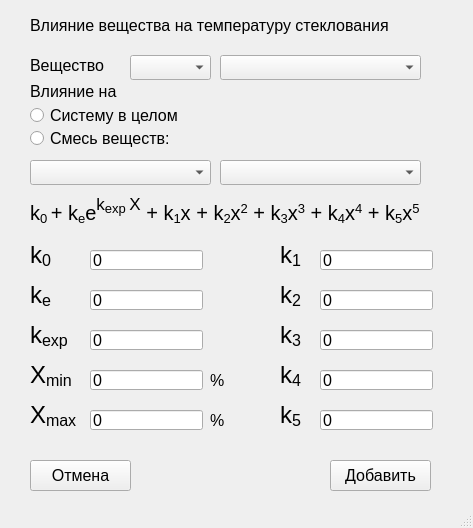
<?xml version="1.0" encoding="UTF-8"?>
<ui version="4.0">
 <class>MainWindow</class>
 <widget class="QMainWindow" name="MainWindow">
  <property name="geometry">
   <rect>
    <x>0</x>
    <y>0</y>
    <width>473</width>
    <height>528</height>
   </rect>
  </property>
  <property name="font">
   <font>
    <pointsize>12</pointsize>
   </font>
  </property>
  <property name="windowTitle">
   <string>Добавить влияние вещества на температуру стеклования</string>
  </property>
  <widget class="QWidget" name="centralwidget">
   <widget class="QLabel" name="label">
    <property name="geometry">
     <rect>
      <x>30</x>
      <y>190</y>
      <width>601</width>
      <height>41</height>
     </rect>
    </property>
    <property name="font">
     <font>
      <pointsize>15</pointsize>
     </font>
    </property>
    <property name="text">
     <string>&lt;html&gt;&lt;head/&gt;&lt;body&gt;&lt;p&gt;k&lt;span style=&quot; vertical-align:sub;&quot;&gt;0 &lt;/span&gt;+ k&lt;span style=&quot; vertical-align:sub;&quot;&gt;e&lt;/span&gt;e&lt;span style=&quot; font-size:20pt; vertical-align:super;&quot;&gt;k&lt;/span&gt;&lt;span style=&quot; vertical-align:super;&quot;&gt;exp &lt;/span&gt;&lt;span style=&quot; font-size:20pt; vertical-align:super;&quot;&gt;X&lt;/span&gt; + k&lt;span style=&quot; vertical-align:sub;&quot;&gt;1&lt;/span&gt;x + k&lt;span style=&quot; vertical-align:sub;&quot;&gt;2&lt;/span&gt;x&lt;span style=&quot; vertical-align:super;&quot;&gt;2&lt;/span&gt; + k&lt;span style=&quot; vertical-align:sub;&quot;&gt;3&lt;/span&gt;x&lt;span style=&quot; vertical-align:super;&quot;&gt;3&lt;/span&gt; + k&lt;span style=&quot; vertical-align:sub;&quot;&gt;4&lt;/span&gt;x&lt;span style=&quot; vertical-align:super;&quot;&gt;4&lt;/span&gt; + k&lt;span style=&quot; vertical-align:sub;&quot;&gt;5&lt;/span&gt;x&lt;span style=&quot; vertical-align:super;&quot;&gt;5&lt;/span&gt;&lt;/p&gt;&lt;/body&gt;&lt;/html&gt;</string>
    </property>
   </widget>
   <widget class="QLabel" name="label_3">
    <property name="geometry">
     <rect>
      <x>30</x>
      <y>235</y>
      <width>31</width>
      <height>41</height>
     </rect>
    </property>
    <property name="font">
     <font>
      <pointsize>18</pointsize>
     </font>
    </property>
    <property name="text">
     <string>&lt;html&gt;&lt;head/&gt;&lt;body&gt;&lt;p&gt;k&lt;span style=&quot; vertical-align:sub;&quot;&gt;0&lt;/span&gt;&lt;/p&gt;&lt;/body&gt;&lt;/html&gt;</string>
    </property>
   </widget>
   <widget class="QLabel" name="label_2">
    <property name="geometry">
     <rect>
      <x>30</x>
      <y>275</y>
      <width>31</width>
      <height>41</height>
     </rect>
    </property>
    <property name="font">
     <font>
      <pointsize>18</pointsize>
     </font>
    </property>
    <property name="text">
     <string>&lt;html&gt;&lt;head/&gt;&lt;body&gt;&lt;p&gt;k&lt;span style=&quot; vertical-align:sub;&quot;&gt;e&lt;/span&gt;&lt;/p&gt;&lt;/body&gt;&lt;/html&gt;</string>
    </property>
   </widget>
   <widget class="QLabel" name="label_4">
    <property name="geometry">
     <rect>
      <x>30</x>
      <y>315</y>
      <width>51</width>
      <height>41</height>
     </rect>
    </property>
    <property name="font">
     <font>
      <pointsize>18</pointsize>
     </font>
    </property>
    <property name="text">
     <string>&lt;html&gt;&lt;head/&gt;&lt;body&gt;&lt;p&gt;k&lt;span style=&quot; vertical-align:sub;&quot;&gt;exp&lt;/span&gt;&lt;/p&gt;&lt;/body&gt;&lt;/html&gt;</string>
    </property>
   </widget>
   <widget class="QLabel" name="label_5">
    <property name="geometry">
     <rect>
      <x>280</x>
      <y>235</y>
      <width>31</width>
      <height>41</height>
     </rect>
    </property>
    <property name="font">
     <font>
      <pointsize>18</pointsize>
     </font>
    </property>
    <property name="text">
     <string>&lt;html&gt;&lt;head/&gt;&lt;body&gt;&lt;p&gt;k&lt;span style=&quot; vertical-align:sub;&quot;&gt;1&lt;/span&gt;&lt;/p&gt;&lt;/body&gt;&lt;/html&gt;</string>
    </property>
   </widget>
   <widget class="QLabel" name="label_6">
    <property name="geometry">
     <rect>
      <x>280</x>
      <y>275</y>
      <width>31</width>
      <height>41</height>
     </rect>
    </property>
    <property name="font">
     <font>
      <pointsize>18</pointsize>
     </font>
    </property>
    <property name="text">
     <string>&lt;html&gt;&lt;head/&gt;&lt;body&gt;&lt;p&gt;k&lt;span style=&quot; vertical-align:sub;&quot;&gt;2&lt;/span&gt;&lt;/p&gt;&lt;/body&gt;&lt;/html&gt;</string>
    </property>
   </widget>
   <widget class="QLabel" name="label_7">
    <property name="geometry">
     <rect>
      <x>280</x>
      <y>315</y>
      <width>31</width>
      <height>41</height>
     </rect>
    </property>
    <property name="font">
     <font>
      <pointsize>18</pointsize>
     </font>
    </property>
    <property name="text">
     <string>&lt;html&gt;&lt;head/&gt;&lt;body&gt;&lt;p&gt;k&lt;span style=&quot; vertical-align:sub;&quot;&gt;3&lt;/span&gt;&lt;/p&gt;&lt;/body&gt;&lt;/html&gt;</string>
    </property>
   </widget>
   <widget class="QLabel" name="label_8">
    <property name="geometry">
     <rect>
      <x>280</x>
      <y>355</y>
      <width>31</width>
      <height>41</height>
     </rect>
    </property>
    <property name="font">
     <font>
      <pointsize>18</pointsize>
     </font>
    </property>
    <property name="text">
     <string>&lt;html&gt;&lt;head/&gt;&lt;body&gt;&lt;p&gt;k&lt;span style=&quot; vertical-align:sub;&quot;&gt;4&lt;/span&gt;&lt;/p&gt;&lt;/body&gt;&lt;/html&gt;</string>
    </property>
   </widget>
   <widget class="QLabel" name="label_9">
    <property name="geometry">
     <rect>
      <x>280</x>
      <y>395</y>
      <width>31</width>
      <height>41</height>
     </rect>
    </property>
    <property name="font">
     <font>
      <pointsize>18</pointsize>
     </font>
    </property>
    <property name="text">
     <string>&lt;html&gt;&lt;head/&gt;&lt;body&gt;&lt;p&gt;k&lt;span style=&quot; vertical-align:sub;&quot;&gt;5&lt;/span&gt;&lt;/p&gt;&lt;/body&gt;&lt;/html&gt;</string>
    </property>
   </widget>
   <widget class="QLabel" name="label_10">
    <property name="geometry">
     <rect>
      <x>30</x>
      <y>355</y>
      <width>51</width>
      <height>41</height>
     </rect>
    </property>
    <property name="font">
     <font>
      <pointsize>18</pointsize>
     </font>
    </property>
    <property name="text">
     <string>&lt;html&gt;&lt;head/&gt;&lt;body&gt;&lt;p&gt;X&lt;span style=&quot; vertical-align:sub;&quot;&gt;min&lt;/span&gt;&lt;/p&gt;&lt;/body&gt;&lt;/html&gt;</string>
    </property>
   </widget>
   <widget class="QLabel" name="label_11">
    <property name="geometry">
     <rect>
      <x>30</x>
      <y>395</y>
      <width>71</width>
      <height>41</height>
     </rect>
    </property>
    <property name="font">
     <font>
      <pointsize>18</pointsize>
     </font>
    </property>
    <property name="text">
     <string>&lt;html&gt;&lt;head/&gt;&lt;body&gt;&lt;p&gt;X&lt;span style=&quot; vertical-align:sub;&quot;&gt;max&lt;/span&gt;&lt;/p&gt;&lt;/body&gt;&lt;/html&gt;</string>
    </property>
   </widget>
   <widget class="QLineEdit" name="k0_qline">
    <property name="geometry">
     <rect>
      <x>90</x>
      <y>250</y>
      <width>113</width>
      <height>20</height>
     </rect>
    </property>
    <property name="text">
     <string>0</string>
    </property>
   </widget>
   <widget class="QLineEdit" name="ke_qline">
    <property name="geometry">
     <rect>
      <x>90</x>
      <y>290</y>
      <width>113</width>
      <height>20</height>
     </rect>
    </property>
    <property name="text">
     <string>0</string>
    </property>
   </widget>
   <widget class="QLineEdit" name="xmin_qline">
    <property name="geometry">
     <rect>
      <x>90</x>
      <y>370</y>
      <width>113</width>
      <height>20</height>
     </rect>
    </property>
    <property name="text">
     <string>0</string>
    </property>
   </widget>
   <widget class="QLineEdit" name="kexp_qline">
    <property name="geometry">
     <rect>
      <x>90</x>
      <y>330</y>
      <width>113</width>
      <height>20</height>
     </rect>
    </property>
    <property name="text">
     <string>0</string>
    </property>
   </widget>
   <widget class="QLineEdit" name="xmax_qline">
    <property name="geometry">
     <rect>
      <x>90</x>
      <y>410</y>
      <width>113</width>
      <height>20</height>
     </rect>
    </property>
    <property name="text">
     <string>0</string>
    </property>
   </widget>
   <widget class="QLineEdit" name="k5_qline">
    <property name="geometry">
     <rect>
      <x>320</x>
      <y>410</y>
      <width>113</width>
      <height>20</height>
     </rect>
    </property>
    <property name="text">
     <string>0</string>
    </property>
   </widget>
   <widget class="QLineEdit" name="k4_qline">
    <property name="geometry">
     <rect>
      <x>320</x>
      <y>370</y>
      <width>113</width>
      <height>20</height>
     </rect>
    </property>
    <property name="text">
     <string>0</string>
    </property>
   </widget>
   <widget class="QLineEdit" name="k3_qline">
    <property name="geometry">
     <rect>
      <x>320</x>
      <y>330</y>
      <width>113</width>
      <height>20</height>
     </rect>
    </property>
    <property name="text">
     <string>0</string>
    </property>
   </widget>
   <widget class="QLineEdit" name="k2_qline">
    <property name="geometry">
     <rect>
      <x>320</x>
      <y>290</y>
      <width>113</width>
      <height>20</height>
     </rect>
    </property>
    <property name="text">
     <string>0</string>
    </property>
   </widget>
   <widget class="QLineEdit" name="k1_qline">
    <property name="geometry">
     <rect>
      <x>320</x>
      <y>250</y>
      <width>113</width>
      <height>20</height>
     </rect>
    </property>
    <property name="text">
     <string>0</string>
    </property>
   </widget>
   <widget class="QLabel" name="label_12">
    <property name="geometry">
     <rect>
      <x>30</x>
      <y>10</y>
      <width>471</width>
      <height>31</height>
     </rect>
    </property>
    <property name="text">
     <string>Влияние вещества на температуру стеклования</string>
    </property>
   </widget>
   <widget class="QComboBox" name="material_type_combobox">
    <property name="geometry">
     <rect>
      <x>130</x>
      <y>55</y>
      <width>81</width>
      <height>25</height>
     </rect>
    </property>
   </widget>
   <widget class="QLabel" name="label_13">
    <property name="geometry">
     <rect>
      <x>30</x>
      <y>50</y>
      <width>111</width>
      <height>31</height>
     </rect>
    </property>
    <property name="text">
     <string>Вещество</string>
    </property>
   </widget>
   <widget class="QComboBox" name="material_combobox">
    <property name="geometry">
     <rect>
      <x>220</x>
      <y>55</y>
      <width>201</width>
      <height>25</height>
     </rect>
    </property>
   </widget>
   <widget class="QPushButton" name="save_but">
    <property name="geometry">
     <rect>
      <x>330</x>
      <y>460</y>
      <width>101</width>
      <height>31</height>
     </rect>
    </property>
    <property name="text">
     <string>Добавить</string>
    </property>
   </widget>
   <widget class="QPushButton" name="cancel_but">
    <property name="geometry">
     <rect>
      <x>30</x>
      <y>460</y>
      <width>101</width>
      <height>31</height>
     </rect>
    </property>
    <property name="text">
     <string>Отмена</string>
    </property>
   </widget>
   <widget class="QComboBox" name="material_combobox_epoxy">
    <property name="geometry">
     <rect>
      <x>30</x>
      <y>160</y>
      <width>181</width>
      <height>25</height>
     </rect>
    </property>
   </widget>
   <widget class="QComboBox" name="material_combobox_amine">
    <property name="geometry">
     <rect>
      <x>220</x>
      <y>160</y>
      <width>201</width>
      <height>25</height>
     </rect>
    </property>
   </widget>
   <widget class="QLabel" name="label_14">
    <property name="geometry">
     <rect>
      <x>30</x>
      <y>81</y>
      <width>91</width>
      <height>20</height>
     </rect>
    </property>
    <property name="text">
     <string>Влияние на</string>
    </property>
   </widget>
   <widget class="QRadioButton" name="radioButton_all">
    <property name="geometry">
     <rect>
      <x>30</x>
      <y>107</y>
      <width>171</width>
      <height>17</height>
     </rect>
    </property>
    <property name="text">
     <string>Систему в целом</string>
    </property>
   </widget>
   <widget class="QRadioButton" name="radioButton_pair">
    <property name="geometry">
     <rect>
      <x>30</x>
      <y>130</y>
      <width>171</width>
      <height>17</height>
     </rect>
    </property>
    <property name="text">
     <string>Смесь веществ:</string>
    </property>
   </widget>
   <widget class="QLabel" name="label_15">
    <property name="geometry">
     <rect>
      <x>210</x>
      <y>370</y>
      <width>47</width>
      <height>21</height>
     </rect>
    </property>
    <property name="text">
     <string>%</string>
    </property>
   </widget>
   <widget class="QLabel" name="label_16">
    <property name="geometry">
     <rect>
      <x>210</x>
      <y>410</y>
      <width>47</width>
      <height>21</height>
     </rect>
    </property>
    <property name="text">
     <string>%</string>
    </property>
   </widget>
  </widget>
  <widget class="QStatusBar" name="statusbar"/>
 </widget>
 <resources/>
 <connections/>
</ui>
